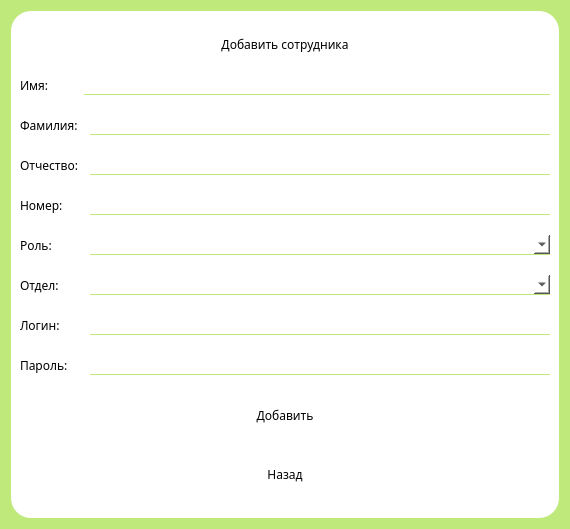
<?xml version="1.0" encoding="UTF-8"?>
<ui version="4.0">
 <class>Dialog</class>
 <widget class="QDialog" name="Dialog">
  <property name="geometry">
   <rect>
    <x>0</x>
    <y>0</y>
    <width>570</width>
    <height>529</height>
   </rect>
  </property>
  <property name="windowTitle">
   <string>Dialog</string>
  </property>
  <property name="styleSheet">
   <string notr="true">background-color: 	rgb(191, 233, 123);
font-family: Myanmar Text;</string>
  </property>
  <layout class="QVBoxLayout" name="verticalLayout_2">
   <item>
    <widget class="QFrame" name="frame">
     <property name="styleSheet">
      <string notr="true">background-color: white;
border-radius: 20px;</string>
     </property>
     <property name="frameShape">
      <enum>QFrame::Shape::StyledPanel</enum>
     </property>
     <property name="frameShadow">
      <enum>QFrame::Shadow::Raised</enum>
     </property>
     <layout class="QVBoxLayout" name="verticalLayout">
      <item alignment="Qt::AlignmentFlag::AlignHCenter">
       <widget class="QLabel" name="WindowTitle">
        <property name="sizePolicy">
         <sizepolicy hsizetype="Fixed" vsizetype="Fixed">
          <horstretch>0</horstretch>
          <verstretch>0</verstretch>
         </sizepolicy>
        </property>
        <property name="styleSheet">
         <string notr="true"/>
        </property>
        <property name="text">
         <string>Добавить сотрудника</string>
        </property>
        <property name="alignment">
         <set>Qt::AlignmentFlag::AlignCenter</set>
        </property>
       </widget>
      </item>
      <item>
       <layout class="QGridLayout" name="AddEmployeeForm">
        <property name="verticalSpacing">
         <number>20</number>
        </property>
        <item row="0" column="0">
         <widget class="QLabel" name="NameLabel">
          <property name="text">
           <string>Имя:</string>
          </property>
         </widget>
        </item>
        <item row="0" column="1" colspan="2">
         <widget class="QLineEdit" name="NameInput">
          <property name="styleSheet">
           <string notr="true">
border-bottom: 1px solid rgb(191, 233, 123);</string>
          </property>
         </widget>
        </item>
        <item row="1" column="0" colspan="2">
         <widget class="QLabel" name="SurnameLabel">
          <property name="text">
           <string>Фамилия:</string>
          </property>
         </widget>
        </item>
        <item row="1" column="2">
         <widget class="QLineEdit" name="SurnameInput">
          <property name="styleSheet">
           <string notr="true">
border-bottom: 1px solid rgb(191, 233, 123);</string>
          </property>
         </widget>
        </item>
        <item row="2" column="0">
         <widget class="QLabel" name="MiddleNameLabel">
          <property name="text">
           <string>Отчество:</string>
          </property>
         </widget>
        </item>
        <item row="2" column="2">
         <widget class="QLineEdit" name="MiddleNameInput">
          <property name="styleSheet">
           <string notr="true">
border-bottom: 1px solid rgb(191, 233, 123);</string>
          </property>
         </widget>
        </item>
        <item row="3" column="0" colspan="2">
         <widget class="QLabel" name="PhoneLabel">
          <property name="text">
           <string>Номер:</string>
          </property>
         </widget>
        </item>
        <item row="3" column="2">
         <widget class="QLineEdit" name="PhoneInput">
          <property name="styleSheet">
           <string notr="true">
border-bottom: 1px solid rgb(191, 233, 123);</string>
          </property>
         </widget>
        </item>
        <item row="4" column="0" colspan="2">
         <widget class="QLabel" name="RoleLabel">
          <property name="text">
           <string>Роль:</string>
          </property>
         </widget>
        </item>
        <item row="4" column="2">
         <widget class="QComboBox" name="RolesBox">
          <property name="styleSheet">
           <string notr="true">
border-bottom: 1px solid rgb(191, 233, 123);</string>
          </property>
          <property name="frame">
           <bool>false</bool>
          </property>
         </widget>
        </item>
        <item row="5" column="0" colspan="2">
         <widget class="QLabel" name="DepartmentLabel">
          <property name="text">
           <string>Отдел:</string>
          </property>
         </widget>
        </item>
        <item row="5" column="2">
         <widget class="QComboBox" name="DepartmentsBox">
          <property name="styleSheet">
           <string notr="true">
border-bottom: 1px solid rgb(191, 233, 123);</string>
          </property>
          <property name="frame">
           <bool>false</bool>
          </property>
         </widget>
        </item>
        <item row="6" column="0" colspan="2">
         <widget class="QLabel" name="LoginLabel">
          <property name="text">
           <string>Логин:</string>
          </property>
         </widget>
        </item>
        <item row="6" column="2">
         <widget class="QLineEdit" name="LoginInput">
          <property name="styleSheet">
           <string notr="true">
border-bottom: 1px solid rgb(191, 233, 123);</string>
          </property>
         </widget>
        </item>
        <item row="7" column="0" colspan="2">
         <widget class="QLabel" name="PasswordLabel">
          <property name="text">
           <string>Пароль:</string>
          </property>
         </widget>
        </item>
        <item row="7" column="2">
         <widget class="QLineEdit" name="PasswordInput">
          <property name="styleSheet">
           <string notr="true">
border-bottom: 1px solid rgb(191, 233, 123);</string>
          </property>
         </widget>
        </item>
       </layout>
      </item>
      <item>
       <widget class="QPushButton" name="AddEmployeeButton">
        <property name="styleSheet">
         <string notr="true">QPushButton {
border-radius: 10;
background-color: '#bfe97b';
padding: 10px;
}

QPushButton:hover {
background-color: #a7ca6b;
}</string>
        </property>
        <property name="text">
         <string>Добавить</string>
        </property>
       </widget>
      </item>
      <item alignment="Qt::AlignmentFlag::AlignHCenter">
       <widget class="QPushButton" name="ReturnButton">
        <property name="sizePolicy">
         <sizepolicy hsizetype="Fixed" vsizetype="Fixed">
          <horstretch>0</horstretch>
          <verstretch>0</verstretch>
         </sizepolicy>
        </property>
        <property name="styleSheet">
         <string notr="true">QPushButton {
border-radius: 10;
background-color: '#bfe97b';
padding: 10px  50px;
}

QPushButton:hover {
background-color: #a7ca6b;
}</string>
        </property>
        <property name="text">
         <string>Назад</string>
        </property>
        <property name="autoDefault">
         <bool>true</bool>
        </property>
        <property name="default">
         <bool>false</bool>
        </property>
        <property name="flat">
         <bool>false</bool>
        </property>
       </widget>
      </item>
     </layout>
    </widget>
   </item>
  </layout>
 </widget>
 <resources/>
 <connections/>
</ui>
